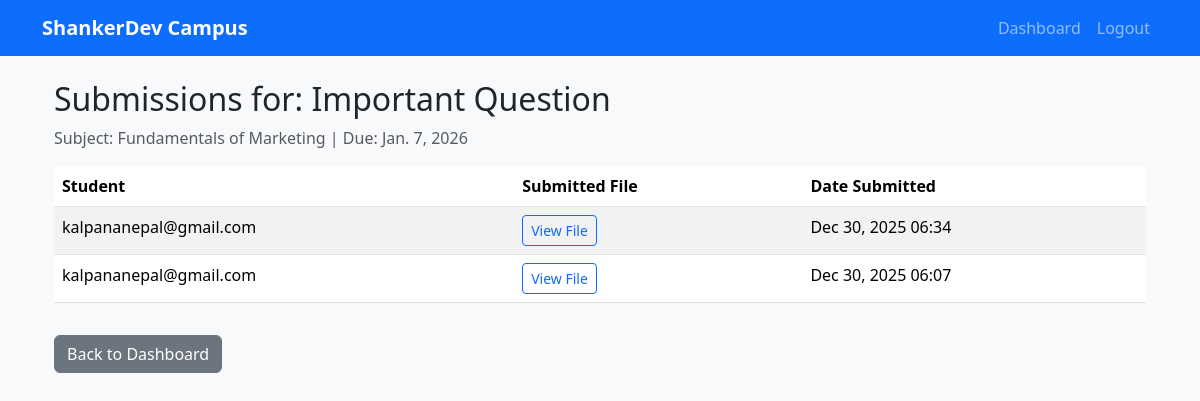
The app's page /campus/teacher/assignment/4/submissions/ (signed in) with its own data.
### campus/models.py (models this page shows, shortened)
class Assignment(models.Model):
    title = models.CharField(max_length=200)
    description = models.TextField()
    subject = models.ForeignKey(Subject, on_delete=models.CASCADE)
    teacher = models.ForeignKey(CustomUser, on_delete=models.CASCADE)
    due_date = models.DateField()
    semester = models.IntegerField()
    file = models.FileField(upload_to='assignments/', blank=True, null=True)

class Subject(models.Model):
    name = models.CharField(max_length=100)
    faculty = models.ForeignKey(Faculty, on_delete=models.CASCADE)
    semester = models.IntegerField()

class Submission(models.Model):
    assignment = models.ForeignKey(Assignment, on_delete=models.CASCADE)
    student = models.ForeignKey(CustomUser, on_delete=models.CASCADE)
    file = models.FileField(upload_to='submissions/')
    submitted_at = models.DateTimeField(auto_now_add=True)

### users/models.py (models this page shows, shortened)
class CustomUser(AbstractUser):
    ROLE_CHOICES = (
        ('student', 'Student'),
        ('teacher', 'Teacher'),
        ('admin', 'Admin'),
    )
    email = models.EmailField(unique=True)
    phone_number = models.CharField(max_length=15, blank=True, null=True, unique=True)
    role = models.CharField(max_length=20, choices=ROLE_CHOICES, default='student')
    is_approved = models.BooleanField(default=False, help_text="Designates whether this user has been approved by an admin.")
    USERNAME_FIELD = 'email'
    REQUIRED_FIELDS = []
    objects = CustomUserManager()

### campus/views.py (the view)
# urls.py: path('teacher/assignment/<int:pk>/submissions/', view_submissions, name='view_submissions'),
@login_required
@teacher_required
def view_submissions(request, pk):
    try:
        assignment = Assignment.objects.get(id=pk, teacher=request.user)
        submissions = Submission.objects.filter(assignment=assignment).order_by('-submitted_at')
    except Assignment.DoesNotExist:
        messages.error(request, "Assignment not found or unauthorized.")
        return redirect('teacher_dashboard')
    return render(request, 'campus/view_submissions.html', {'assignment': assignment, 'submissions': submissions})

### campus/views.py (called while the page is built)
def teacher_required(function):
    return user_passes_test(lambda u: u.role == 'teacher' and u.is_authenticated)(function)

### myproject/context_processors.py (called while the page is built)
def college_context(request):  # Adjust name to match your setup
    return {
        'college_info': CollegeInfo.objects.first(),
        'events': Event.objects.all(),
    }

### campus/templates/campus/view_submissions.html (shortened to what this page needs)
{% extends 'base.html' %}
{% block content %}
<div class="container mt-4">
    <h2>Submissions for: {{ assignment.title }}</h2>
    <p class="text-muted">Subject: {{ assignment.subject.name }} | Due: {{ assignment.due_date }}</p>
    <table class="table table-striped mt-3">
        <thead>
            <tr>
                <th>Student</th>
                <th>Submitted File</th>
                <th>Date Submitted</th>
            </tr>
        </thead>
        <tbody>
            {% for sub in submissions %}
            <tr>
                <td>{{ sub.student.get_full_name|default:sub.student.email }}</td>
                <td>
                    {% if sub.file %}
                    <a href="{{ sub.file.url }}" target="_blank" class="btn btn-sm btn-outline-primary">
                         View File
                    </a>
                    {% else %}
                    <span class="text-muted">No file</span>
                    {% endif %}
                </td>
                <td>{{ sub.submitted_at|date:"M d, Y H:i" }}</td>
            </tr>
            {% empty %}
            <tr>
                <td colspan="3" class="text-center">No submissions yet.</td>
            </tr>
            {% endfor %}
        </tbody>
    </table>
    <a href="{% url 'teacher_dashboard' %}" class="btn btn-secondary mt-3">Back to Dashboard</a>
</div>
{% endblock %}

### myproject/templates/base.html (style rules this page uses)
body { background-color: #f8f9fa; }

### records on screen
Assignment: title "Important Question", subject.name "Fundamentals of Marketing", due_date "Jan. 7, 2026"
Submission: student.get_full_name "kalpananepal@gmail.com", submitted_at "Dec 30, 2025 06:34"
Submission: student.get_full_name "kalpananepal@gmail.com", submitted_at "Dec 30, 2025 06:07"
